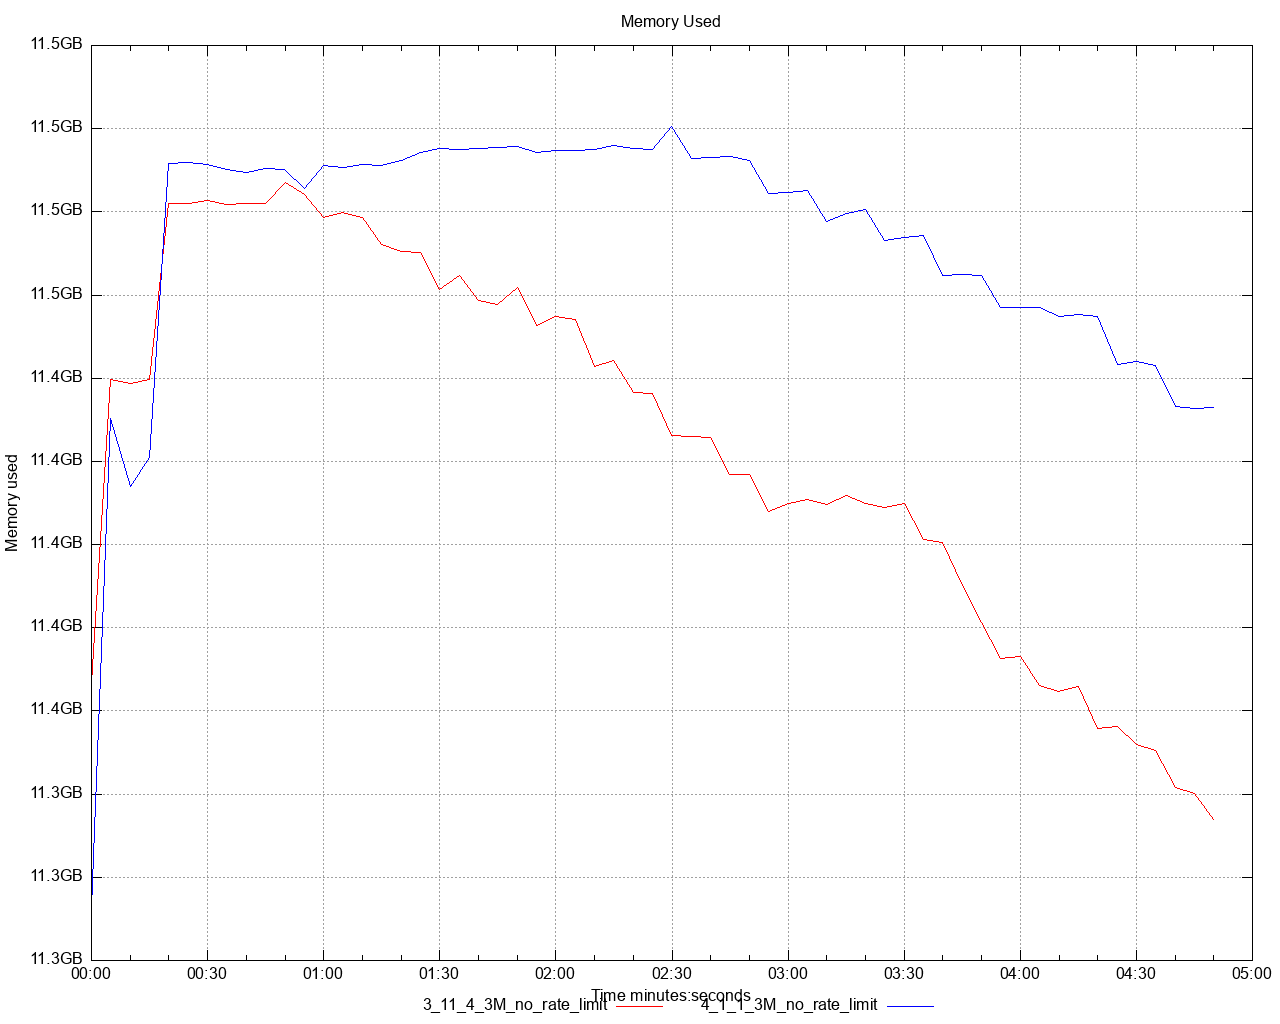

Reproduce this figure in gnuplot.
set title 'Memory Used' noenhanced
set style data lines
set datafile separator ","
set terminal png size 1280,1024
set grid
set key below
set xdata time
set timefmt "%s"
offset = 0
t0(x)=(offset=($0==0) ? x : offset, x - offset)
set xlabel 'Time minutes:seconds'
set ylabel 'Memory used'
set format y '%.1s%cB'
set output '/Users/ahmet.mircik/simulator/tests/report_3M_no_rate_limit/dstat/memory_used_A2.png'
plot \
   '/Users/ahmet.mircik/simulator/tests/report_3M_no_rate_limit/data/memory_used_A2_1.data' using (t0(timecolumn(1))):2 title "3_11_4_3M_no_rate_limit" noenhanced lt rgb "red", \
   '/Users/ahmet.mircik/simulator/tests/report_3M_no_rate_limit/data/memory_used_A2_2.data' using (t0(timecolumn(1))):2 title "4_1_1_3M_no_rate_limit" noenhanced lt rgb "blue", \
